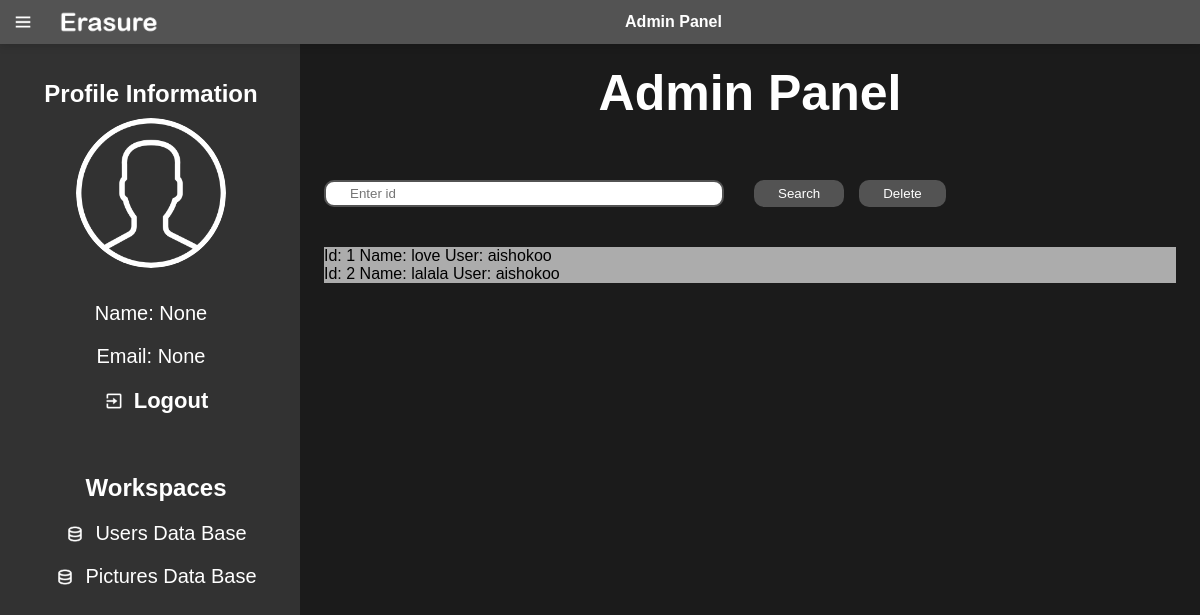
Before: /pictures_db with the older database file.
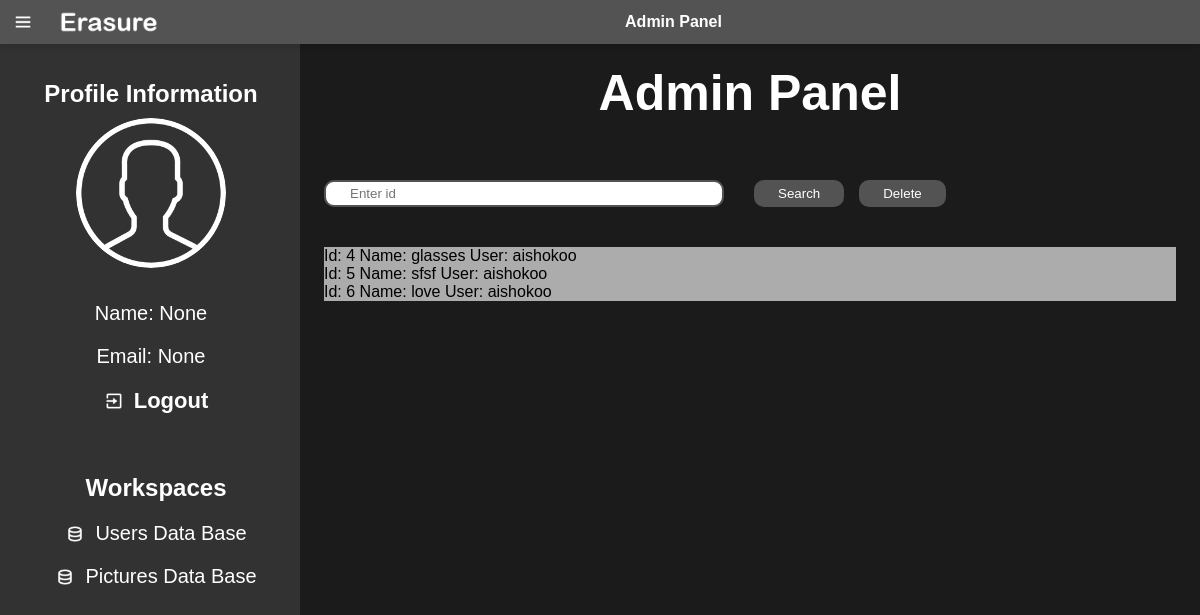
After: the same page with the newer database file.
### models.py (models this page shows)
class Picture(Base):
    __tablename__ = 'picture'
    id: Mapped[int] = mapped_column(primary_key=True, autoincrement=True)
    path: Mapped[str] = mapped_column(String)
    name: Mapped[str] = mapped_column(String)
    user_id: Mapped[str] = mapped_column('user_id', Integer, ForeignKey('user.id'))
    user: Mapped['User'] = relationship(User)

class User(Base):
    __tablename__ = 'user'
    id: Mapped[int] = mapped_column(primary_key=True, autoincrement=True)
    name: Mapped[str] = mapped_column(String)
    email: Mapped[str] = mapped_column(String)
    password: Mapped[str] = mapped_column(String)

### main.py (the view)
@app.route('/pictures_db', methods=['GET'])
def get_pictures_db():
    global data_type
    try:
        pictures = session.query(Picture).all()
        data_type = 'pictures'
        session.commit()
    except Exception:
        flash('An error occurred while getting users')
    return render_template('admin.html',
                           pictures=pictures,
                           data_type=data_type,
                           current_name=current_name,
                           current_email=current_email)

### templates/admin.html (shortened to what this page needs)
<!DOCTYPE html>
<html lang="en">
<head>
</head>
<body>
    <nav class="navigations">
        <div class="nav-left navigations">
            <img src="static/menu-regular-24.png" class="menu-pic">
            <img src="static/logo.png" class="logo-pic">
        </div>
        <div class="nav-middle">
            <p><strong>Admin Panel</strong></p>
        </div>
    </nav>
    <div class="leftbar">
        <div class = "profile-info">
            <h2 class="text-center">Profile Information</h2>
            <img src="static/profile_user.png" class="user-pic">
            <p>Name: {{ current_name }}</p>
            <p>Email: {{ current_email }} </p>
        </div>
        <div class="exit">
        <a href="/log_in_or_out"><img src="static/exit-regular-24.png" class="paint-pic"><p><strong>Logout</strong></p></a>
        </div>
        <div class="choices">
            <h2 class="text-center">Workspaces</h2>
            <a href="/users_db"><img src="static/data-regular-24.png" class="paint-pic"><p>Users Data Base</p></a>
            <a href="/pictures_db"><img src="static/data-regular-24.png" class="paint-pic"><p>Pictures Data Base</p></a>
        </div>
    </div>
    <div class="container">
        <h1>Admin Panel</h1>
        <div class="list-container">
            <div class="button-container">
                <form action="/search" method="POST">
                    <input type="text" name="id" placeholder="Enter id" id="search-id">
                    <button class="buttons" type="submit">Search</button>
                </form>
                <form action="/delete" method="POST" onsubmit="setDeleteId()">
                    <button class="buttons" type="submit">Delete</button>
                </form>
            </div>
                <div class ="database">
                    {% if data_type == 'users' %}
                        {% for user in users %}
                            <p>Id: {{ user.id }} Name: {{ user.name }} Email: {{ user.email }}</p>
                        {% endfor %}
                    {% elif data_type == 'user' %}
                        <p>Id: {{ user.id }} Name: {{ user.name }} Email: {{ user.email }}</p>
                    {% elif data_type == 'picture' %}
                        <p>Id: {{ picture.id }} Name: {{ picture.name }} User: {{ picture.user.name }}</p>
                    {% elif data_type == 'pictures' %}
                        {% for picture in pictures %}
                            <p>Id: {{ picture.id }} Name: {{ picture.name }} User: {{ picture.user.name }}</p>
                        {% endfor %}
                    {% endif %}
                </div>
        </div>
    </div>
</body>
</html>

### templates/admin.html (style rules this page uses)
* { padding: 0; margin: 0; box-sizing: border-box; font-family: 'Poppins', sans-serif; color: #ffffff; }
body { background-color: #1b1b1b; }
a { text-decoration: none; color: #ffffff; }
.navigations { display: flex; align-items: center; }
nav { padding: 10px 1%; justify-content: space-between; box-shadow: 0 0 10px rgba(0, 0, 0, .2); background: #535353; position: sticky; top: 0; z-index: 10; }
.nav-left .menu-pic { width: 22px; margin-right: 25px; }
.nav-left .logo-pic { width: 100px; }
.leftbar { background: #323232; width: 25%; height: 100vh; position: fixed; padding-left: 1%; padding-top: 80px; top: 0; }
.choices { display: flex; justify-content: center; align-items: center; flex-direction: column; }
.choices a { display: flex; align-items: center; margin-bottom: 20px; width: fit-content; font-size: 20px; }
.choices a img { width: 20px; margin-right: 10px; }
.choices h2 { margin-top: 40px; margin-bottom: 20px; }
.profile-info { text-align: center; margin-right: 10px; }
.profile-info .user-pic { border-radius: 50%; margin: 10px; width: 150px; }
.profile-info p { margin: 20px 0; word-wrap: break-word; overflow-wrap: break-word; max-width: 100%; font-size: 20px; }
.exit a { display: flex; align-items: center; width: fit-content; margin: 0 auto; margin-bottom: 20px; text-decoration: none; }
.exit a p { font-size: 22px; margin: 0 0 0 10px; }
.exit a img { width: 20px; }
.container { background-color: #1b1b1b; padding-left: 27%; padding-right: 2%; padding-top: 20px; padding-bottom: 20px; }
.container h1 { font-size: 50px; text-align: center; }
.list-container { margin-top: 30px; display: grid; grid-template-rows: 110px auto; margin-top: 15px; color: #000000; }
.list-container .database { background-color: #acacac; color: #000000; }
.list-container .database p { color: #000000; }
.button-container .buttons { background-color:#535353; color: #fff; border:none; border-radius:10px; padding: 6px 24px; }
.button-container input[type=text] { border: 2px solid #535353; border-radius: 10px; color: black; padding: 4px 24px; width: 400px; margin-right: 30px; }
.button-container { display: flex; gap: 15px; }
.button-container form { display: flex; align-items: end; margin-bottom: 40px; }

Changed rows visible on the page:
removed Picture: id "1", name "love", user.name "aishokoo"
removed Picture: id "2", name "lalala", user.name "aishokoo"
added Picture: id "4", name "glasses", user.name "aishokoo"
added Picture: id "5", name "sfsf", user.name "aishokoo"
added Picture: id "6", name "love", user.name "aishokoo"
